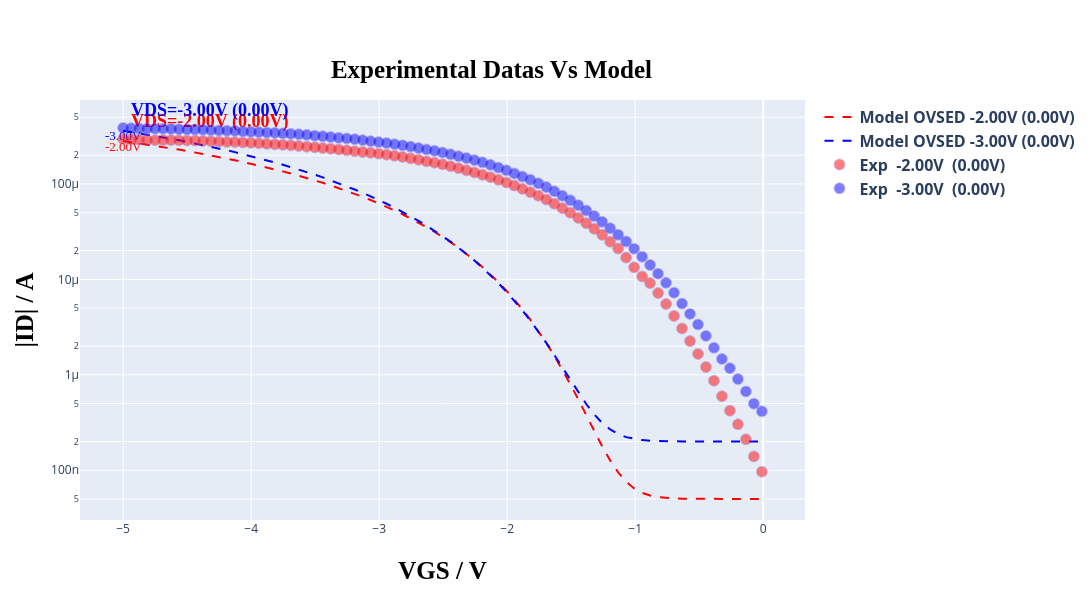
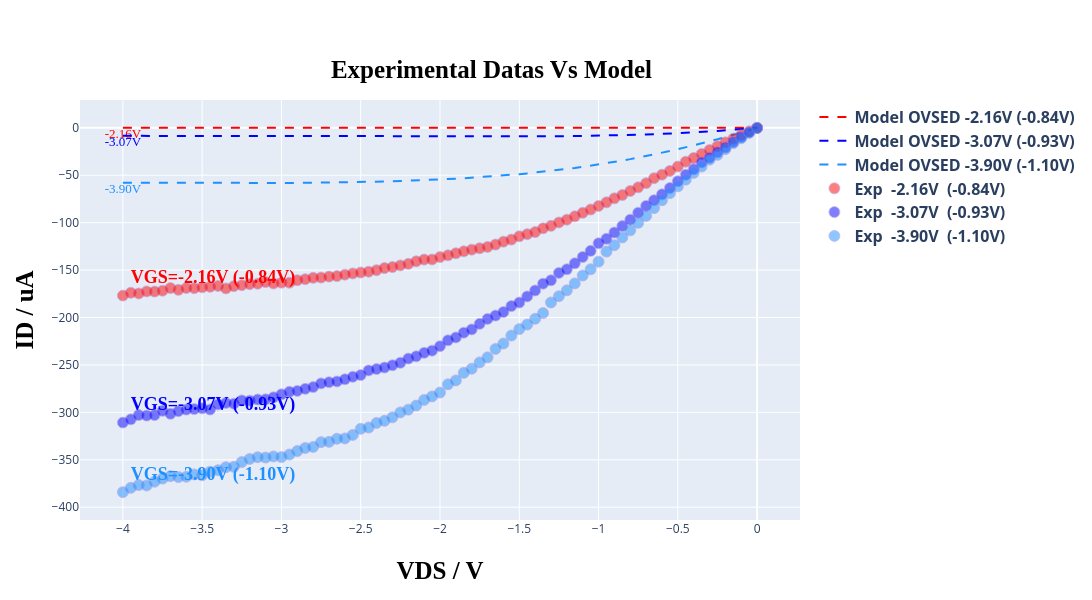

The code cell stored with these charts, in order, in its notebook:
### Code cell
# @title ##### ***GRAFICS PLOT OPTION:*** { run: "auto" }
option = 'Show both curves' # @param ["Show transfer curve", "Show output curve", "Show both curves"]

plot = initialize_graphics_plot(settings)
model = instance_model(read, TFTModel, n_points, type_curve_plot, load_parameters, input_voltage, Vv, load_idleak, width_t, count_transfer, tp_tst, settings['experimental_data_scale_transfer'], settings['current_typic'], resistance, current, path_voltages=path_voltages)
in_model_data, in_exp_data, out_model_data, out_exp_data = load_experimental_data(read, count_transfer, Vv, Id, model, count_output)

# Plot labels follow the tensions discovered from the CSVs and any optional filtering step.
plot_curves(option, plot, list_tension, list_tension_shift, count_transfer, in_model_data, out_model_data, in_exp_data, out_exp_data, shift_list, settings.get('selected_curves', settings.get('select_files', '')), settings['current_typic'], type_curve_plot)

error(in_exp_data, in_model_data, out_exp_data, out_model_data)
print('\n\n')
